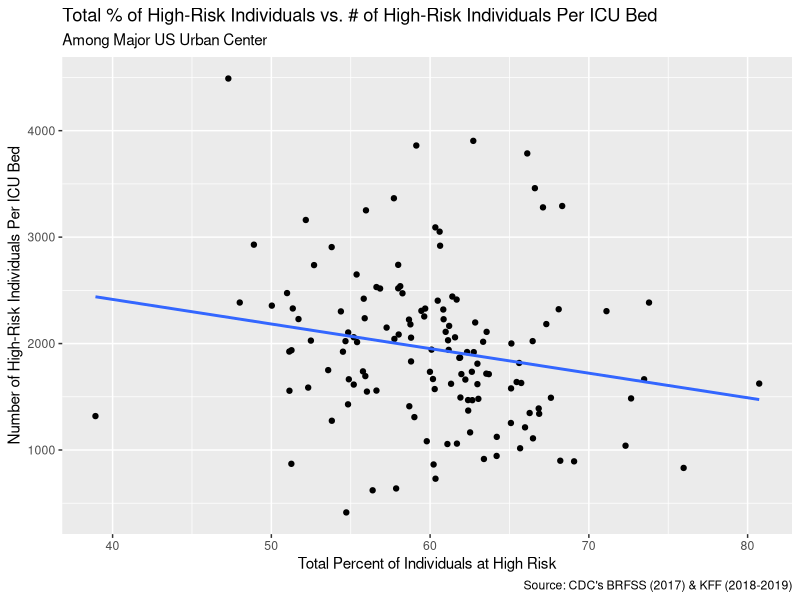

Source code (R):
## ---- chunk 1
library(tidyverse)
covid <- read_csv("data/mmsa-icu-beds.csv")
covid$total_percent_at_risk <- gsub("%", "", paste(covid$total_percent_at_risk))

covid |>
  ggplot(mapping = aes(x = as.numeric(total_percent_at_risk), y = high_risk_per_ICU_bed)) +
  geom_point() +
  geom_smooth(method = "lm", se = FALSE) +
  labs(
    title = "Total % of High-Risk Individuals vs. # of High-Risk Individuals Per ICU Bed",
    x = "Total Percent of Individuals at High Risk",
    y = "Number of High-Risk Individuals Per ICU Bed",
    subtitle = "Among Major US Urban Center",
    caption = "Source: CDC's BRFSS (2017) & KFF (2018-2019)"
  )
